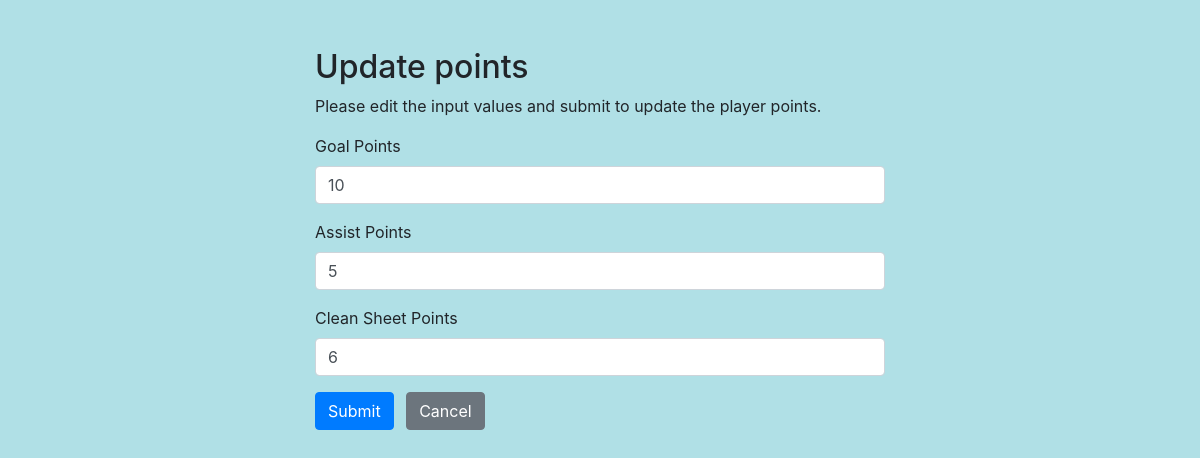
/points_update.php?id=1, run on the app's committed database.
### tables this page shows
CREATE TABLE `players` (
  `Country` text NOT NULL,
  `id` int(100) NOT NULL,
  `Position` varchar(100) NOT NULL,
  `Name` varchar(100) NOT NULL,
  `age` int(100) NOT NULL,
  `apps` int(100) NOT NULL,
  `goals` int(100) NOT NULL,
  `goalp` int(100) NOT NULL,
  `assistp` int(100) NOT NULL,
  `cleanp` int(100) NOT NULL,
  `points` int(100) NOT NULL
);

### points_update.php (the view, shortened to what this page needs)
<?php
require_once "config.php";
$goalp=$assistp=$cleanp=$points= "";
$goalp_err= $assitp_err = $cleanp_err = $points_err ="";
if(isset($_POST["id"]) && !empty($_POST["id"])){
    $id = $_POST["id"];
    $goalp = trim($_POST["goalp"]);
    $assistp = trim($_POST["assistp"]);
    $cleanp = trim($_POST["cleanp"]);
    if(empty($goalp_err) && empty($assistp_err) && empty($cleanp_err) ){
        $sql = "UPDATE players SET goalp=?, assistp=?, cleanp=?,points=? WHERE id=?";
        if($stmt1 = mysqli_prepare($conn, $sql)){
            mysqli_stmt_bind_param($stmt1, "iiiii",$param_goalp, $param_assistp, $param_cleanp, $param_points, $param_id);
            $param_goalp = $goalp;
            $param_assistp = $assistp;
            $param_cleanp = $cleanp;
            $param_points = $points;
            $param_id = $id;
            if(mysqli_stmt_execute($stmt1)){
                header("location: Points_Room.php");
                exit();
            } else{
                echo "Oops! Something went wrong. Please try again later.";
            }
        }
        mysqli_stmt_close($stmt1);
    }
    mysqli_close($conn);
} else{
    if(isset($_GET["id"]) && !empty(trim($_GET["id"]))){
        $sql = "SELECT * FROM players WHERE id = ?";
        if($stmt1 = mysqli_prepare($conn, $sql)){
            mysqli_stmt_bind_param($stmt1, "i", $param_id);
            if(mysqli_stmt_execute($stmt1)){
                $result = mysqli_stmt_get_result($stmt1);
                if(mysqli_num_rows($result) == 1){
                    $row = mysqli_fetch_array($result, MYSQLI_ASSOC);
                    $goalp = $row["goalp"];
                    $assistp = $row["assistp"];
                    $cleanp = $row["cleanp"];
                } else{
                    header("location: error_player.php");
                    exit();
                }
            } else{
                echo "Oops! Something went wrong. Please try again later.";
            }
        }
    }  else{
        header("location: error_player.php");
        exit();
    }
}
?>
<!DOCTYPE html>
<html lang="en">
<head>
    <link rel="stylesheet" href="https://stackpath.bootstrapcdn.com/bootstrap/4.5.2/css/bootstrap.min.css">
</head>
<body style="background-color:powderblue;">
<body>
    <div class="wrapper">
        <div class="container-fluid">
            <div class="row">
                <div class="col-md-12">
                    <h2 class="mt-5">Update points</h2>
                    <p>Please edit the input values and submit to update the player points.</p>
                    <form action="<?php echo htmlspecialchars(basename($_SERVER['REQUEST_URI'])); ?>" method="post">
                        <div class="form-group">
                            <label>Goal Points</label>
                            <input type="text" name="goalp" class="form-control <?php echo (!empty($goalp_err)) ? 'is-invalid' : ''; ?>" value="<?php echo $goalp; ?>">
                        </div>
                        <div class="form-group">
                            <label>Assist Points</label>
                            <input type="text" name="assistp" class="form-control <?php echo (!empty($assistp_err)) ? 'is-invalid' : ''; ?>" value="<?php echo $assistp; ?>">
                        </div>
                        <div class="form-group">
                            <label>Clean Sheet Points</label>
                            <input type="text" name="cleanp" class="form-control <?php echo (!empty($cleanp_err)) ? 'is-invalid' : ''; ?>" value="<?php echo $cleanp; ?>">
                        </div>
                        <input type="submit" class="btn btn-primary" value="Submit">
                        <a href="Points_Room.php" class="btn btn-secondary ml-2">Cancel</a>
                    </form>
                </div>
            </div>
        </div>
    </div>
</body>
</html>

### points_update.php (style rules this page uses)
.wrapper { width: 600px; margin: 0 auto; }

### data on the page
players: goalp "10", assistp "5", cleanp "6"
